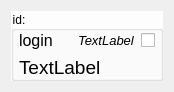
<?xml version="1.0" encoding="UTF-8"?>
<ui version="4.0">
 <class>UserWidget</class>
 <widget class="QWidget" name="UserWidget">
  <property name="geometry">
   <rect>
    <x>0</x>
    <y>0</y>
    <width>174</width>
    <height>81</height>
   </rect>
  </property>
  <property name="sizePolicy">
   <sizepolicy hsizetype="MinimumExpanding" vsizetype="MinimumExpanding">
    <horstretch>0</horstretch>
    <verstretch>0</verstretch>
   </sizepolicy>
  </property>
  <property name="windowTitle">
   <string>Form</string>
  </property>
  <layout class="QVBoxLayout" name="verticalLayout_5">
   <item>
    <widget class="QGroupBox" name="groupBox">
     <property name="sizePolicy">
      <sizepolicy hsizetype="Expanding" vsizetype="Expanding">
       <horstretch>0</horstretch>
       <verstretch>0</verstretch>
      </sizepolicy>
     </property>
     <property name="minimumSize">
      <size>
       <width>140</width>
       <height>70</height>
      </size>
     </property>
     <property name="styleSheet">
      <string notr="true">QGroupBox {
background-color: rgba(255, 255, 255, 219);
color: rgb(0, 0, 0)
}</string>
     </property>
     <property name="title">
      <string>id:</string>
     </property>
     <property name="alignment">
      <set>Qt::AlignLeading|Qt::AlignLeft|Qt::AlignVCenter</set>
     </property>
     <layout class="QVBoxLayout" name="verticalLayout_4" stretch="0">
      <property name="spacing">
       <number>-1</number>
      </property>
      <property name="leftMargin">
       <number>5</number>
      </property>
      <property name="topMargin">
       <number>0</number>
      </property>
      <property name="rightMargin">
       <number>5</number>
      </property>
      <property name="bottomMargin">
       <number>0</number>
      </property>
      <item>
       <layout class="QVBoxLayout" name="verticalLayout">
        <item>
         <layout class="QHBoxLayout" name="horizontalLayout" stretch="1,0,0">
          <item>
           <widget class="QLabel" name="wUserLogin">
            <property name="font">
             <font>
              <family>Arial</family>
              <pointsize>12</pointsize>
             </font>
            </property>
            <property name="styleSheet">
             <string notr="true">#wUserLogin {
color: rgb(0, 0, 0)
}</string>
            </property>
            <property name="text">
             <string>login</string>
            </property>
           </widget>
          </item>
          <item>
           <widget class="QLabel" name="isAdminLableForCheck">
            <property name="font">
             <font>
              <family>Arial</family>
              <pointsize>10</pointsize>
              <italic>true</italic>
             </font>
            </property>
            <property name="layoutDirection">
             <enum>Qt::LeftToRight</enum>
            </property>
            <property name="styleSheet">
             <string notr="true">#isAdminLableForCheck {
color: rgb(0, 0, 0)
}</string>
            </property>
            <property name="text">
             <string>TextLabel</string>
            </property>
           </widget>
          </item>
          <item>
           <widget class="QCheckBox" name="isAdminUser">
            <property name="font">
             <font>
              <family>Arial</family>
              <pointsize>10</pointsize>
             </font>
            </property>
            <property name="mouseTracking">
             <bool>false</bool>
            </property>
            <property name="focusPolicy">
             <enum>Qt::NoFocus</enum>
            </property>
            <property name="contextMenuPolicy">
             <enum>Qt::NoContextMenu</enum>
            </property>
            <property name="layoutDirection">
             <enum>Qt::RightToLeft</enum>
            </property>
            <property name="text">
             <string/>
            </property>
           </widget>
          </item>
         </layout>
        </item>
        <item>
         <layout class="QHBoxLayout" name="horizontalLayout_2">
          <item>
           <widget class="QLabel" name="wUserName">
            <property name="font">
             <font>
              <family>Arial</family>
              <pointsize>14</pointsize>
             </font>
            </property>
            <property name="styleSheet">
             <string notr="true">#wUserName {
color: rgb(0, 0, 0)
}</string>
            </property>
            <property name="text">
             <string>TextLabel</string>
            </property>
           </widget>
          </item>
         </layout>
        </item>
       </layout>
      </item>
     </layout>
    </widget>
   </item>
  </layout>
 </widget>
 <resources/>
 <connections/>
</ui>
